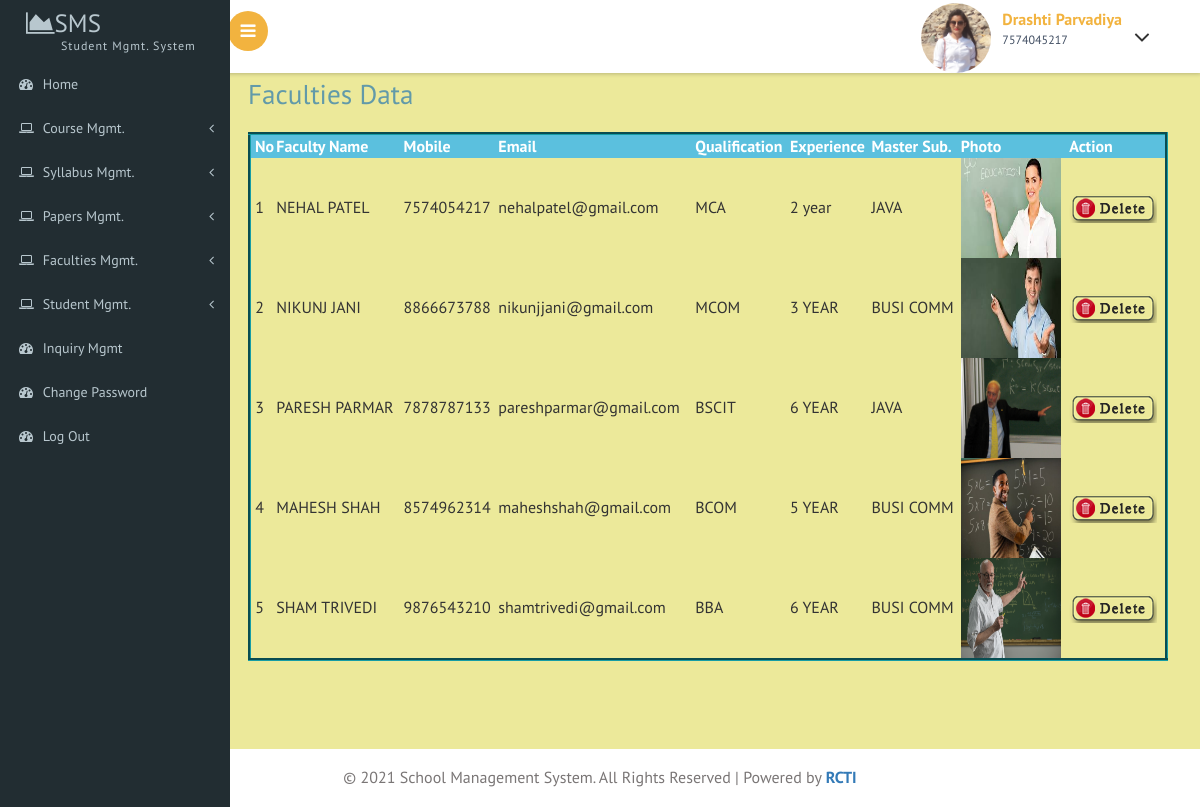
The page /admin/show_faculties.php (signed in) on the database its author committed.
### tables this page shows
CREATE TABLE IF NOT EXISTS `faculties` (
  `fid` int(11) NOT NULL AUTO_INCREMENT,
  `name` varchar(30) NOT NULL,
  `mobile` varchar(14) NOT NULL,
  `emailid` varchar(35) NOT NULL,
  `qualification` varchar(20) NOT NULL,
  `experience` varchar(30) NOT NULL,
  `master_sub` varchar(50) NOT NULL,
  `f_photo` varchar(100) NOT NULL,
  PRIMARY KEY (`fid`)
);

### admin/show_faculties.php (the view, shortened to what this page needs)
<!DOCTYPE HTML>
<html>
<head>
<link href="css/bootstrap.css" rel='stylesheet' type='text/css' />
<link href="css/style.css" rel='stylesheet' type='text/css' />
<link href="css/font-awesome.css" rel="stylesheet">
 <link href='css/SidebarNav.min.css' media='all' rel='stylesheet' type='text/css'/>
<link href="css/custom.css" rel="stylesheet">
<link rel="stylesheet" href="css_zoom/dg-picture-zoom.css" />
</head>
<body class="cbp-spmenu-push">
	<div class="main-content">
	<div class="cbp-spmenu cbp-spmenu-vertical cbp-spmenu-left" id="cbp-spmenu-s1">
		<aside class="sidebar-left">
      <nav class="navbar navbar-inverse">
          <div class="navbar-header">
            <?php include("logo.php");?>
          </div>
          <?php include("menu.php");?>
      </nav>
    </aside>
	</div>
		<div class="sticky-header header-section ">
			<div class="header-left">
				<button id="showLeftPush"><i class="fa fa-bars"></i></button>
				<div class="clearfix"> </div>
			</div>
			<div class="header-right">
				<?PHP include("top.php");?>
				<div class="clearfix"> </div>
			</div>
			<div class="clearfix"> </div>
		</div>
		<div id="page-wrapper">
			<div class="main-page">
				<h2 class="title1">Faculties Data </h2>
				 <table width="100%"  height="250" style="border-style:groove; border-color:#169DA5" align="center">
                   <tr class="btn-info">
                     <td><strong>&nbsp;No</strong></td>
                     <td><strong>Faculty Name </strong></td>
                     <td><strong>Mobile</strong></td>
                     <td><strong>Email</strong></td>
                     <td><strong>Qualification</strong></td>
                     <td><strong>Experience</strong></td>
                     <td><strong>Master Sub. </strong></td>
                     <td><strong>Photo</strong></td>
                     <td><strong>Action</strong></td>
                   </tr>
                 <?php
				 $no=1;
				 include("connect.php");
				 $q=mysqli_query($con,"select * from faculties")or die ("QF");
				 while($data=mysqli_fetch_array($q))
				 {
				 ?>
				   <tr>
                     <td>&nbsp;<?php echo $no;?></td>
                     <td><?php echo $data['name'];?></td>
                     <td><?php echo $data['mobile'];?></td>
                     <td><?php echo $data['emailid'];?></td>
                     <td><?php echo $data['qualification'];?></td>
                     <td><?php echo $data['experience'];?></td>
                     <td><?php echo $data['master_sub'];?></td>
                     <td><img src="faculties_photos/<?php echo $data['f_photo'];?>?url=faculties_photos/<?php echo $data['f_photo'];?>" height="100" width="100" class="dg-picture-zoom"></td>
                     <td><a href="delete_faculty.php?did=<?php echo $data['fid'];?>" onClick="return f1();"><img src="images/delete1.png"></a></td>
                   </tr>
				  <?php
				  $no++;
				  }
				  ?>
              </table>
				 <p>&nbsp;</p>
			</div>
			</div>
		</div>
		<?php include("footer.php");?>
</body>
</html>

### admin/top.php (shortened to what this page needs)
<?php
  include("connect.php");
$i=$_SESSION['admin'];
$q=mysqli_query($con,"select * from admin where aid=$i")or die ("QF");
$data=mysqli_fetch_array($q);
?>
<div class="profile_details">
					<ul>
						<li class="dropdown profile_details_drop">
							<a href="#" class="dropdown-toggle" data-toggle="dropdown" aria-expanded="false">
								<div class="profile_img">
									<span class="prfil-img"><img src="<?php echo $data['a_photo'];?>" height="70" width="70" alt=""> </span>
									<div class="user-name">
										<p><?php echo $data['name'];?></p>
										<span><?php echo $data['mobile'];?></span>
									</div>
									<i class="fa fa-angle-down lnr"></i>
									<div class="clearfix"></div>
								</div>
							</a>
						</li>
					</ul>
				</div>

### admin/css/custom.css (style rules this page uses)
#page-wrapper { padding:5em 2em 2.5em; background-color: rgb(236,233,154); }

### admin/css_zoom/dg-picture-zoom.css (style rules this page uses)
.dg-picture-zoom { cursor : url(http://www.dhtmlgoodies.com/scripts/picture-zoom/cursors/magnify-plus.cur), pointer !important; }

### rows shown on the page
faculties: name "NEHAL PATEL", mobile "7574054217", emailid "nehalpatel@gmail.com", qualification "MCA", experience "2 year", master_sub "JAVA", f_photo (picture)
faculties: name "NIKUNJ JANI", mobile "8866673788", emailid "nikunjjani@gmail.com", qualification "MCOM", experience "3 YEAR", master_sub "BUSI COMM", f_photo (picture)
faculties: name "PARESH PARMAR", mobile "7878787133", emailid "pareshparmar@gmail.com", qualification "BSCIT", experience "6 YEAR", master_sub "JAVA", f_photo (picture)
faculties: name "MAHESH SHAH", mobile "8574962314", emailid "maheshshah@gmail.com", qualification "BCOM", experience "5 YEAR", master_sub "BUSI COMM", f_photo (picture)
faculties: name "SHAM TRIVEDI", mobile "9876543210", emailid "shamtrivedi@gmail.com", qualification "BBA", experience "6 YEAR", master_sub "BUSI COMM", f_photo (picture)

### other values the page prints
$data['name'] "Drashti Parvadiya"
$data['mobile'] "7574045217"
